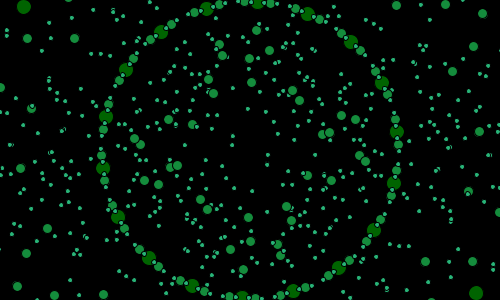
Frame 1 (no input)
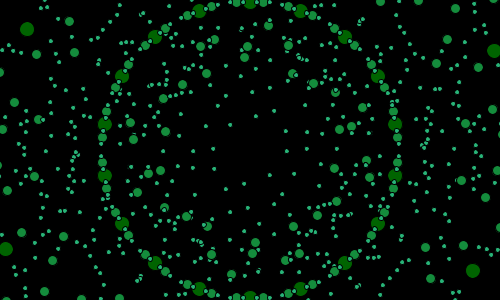
Frame 60 (the mouse pressed at the canvas centre just before this capture)
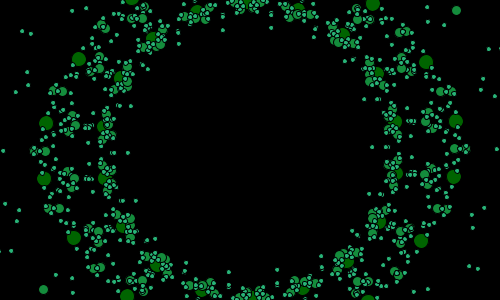
Frame 120 (the mouse held since frame 60 and released just before this capture)

The Processing sketch that drew these frames (run headless with seeded random() and noise(); from frame 60 on, the mouse is pressed at the canvas centre):

// Processing sketch: petridish
// ── petridish.pde

// Dec 2008
// http://www.abandonedart.org
// http://www.zenbullets.com
//
// This work is licensed under a Creative Commons 3.0 License.
// (Attribution - NonCommerical - ShareAlike)
// http://creativecommons.org/licenses/by-nc-sa/3.0/
// 
// This basically means, you are free to use it as long as you:
// 1. give http://www.zenbullets.com a credit
// 2. don't use it for commercial gain
// 3. share anything you create with it in the same way I have
//
// These conditions can be waived if you want to do something groovy with it 
// though, so feel free to email me via http://www.zenbullets.com


//================================= global vars

int _maxlevels = 3;
float _strutFactor;  
float _noiseoff = 0.0;     
Branch[] _branchArr = {};   // stores branches, so drawing can be separated
HPoint[] _pointArr = {};    // initial points

int offset = 0;
int sqlen = 100;

float midx, midy;
int topx, topy;

int numsides = 18;
  
//================================= init

void setup() {
  size(500, 300);
  smooth(); 
  frameRate(12);
  
  midx = width / 2;
  midy = height / 2;
  topx = int(midx-(sqlen/2));
  topy = int(midy-(sqlen/2));
  
  restart();
}

void restart() {
  _noiseoff = random(1);
   rotateStartPoints();
  clearBackground();
  createTree();
}


void addPoint(float x, float y) {
    HPoint hp = new HPoint(x, y);
    _pointArr = (HPoint[])append(_pointArr, hp);
}

void clearBackground() {
  background(0);
}

void rotateStartPoints() {
  
  offset++;
  if (offset > (360/numsides)) { offset = 0; }
  
  _pointArr = (HPoint[])expand(_pointArr, 0);
  int radius = 150;
  for (float x = 0; x < 360; x+= (360/numsides)) {
      float rad = radians(x + offset);
      float x1 = midx + (radius * cos(rad));
      float y1 = midy + (radius * sin(rad));
      addPoint(x1, y1);
    }  
}

void createTree() {
   _noiseoff = _noiseoff + .01;
   _strutFactor = (noise(_noiseoff) * 4) - 2;
   rotateStartPoints();
   
   _branchArr = (Branch[])expand(_branchArr, 0);
   Branch root = new Branch(0, 1, _pointArr);
   for (int i = 0; i < _branchArr.length; i++) {
     Branch thisB = _branchArr[i];
     thisB.drawme();
   } 
   
}

//================================= frame loop

void draw() {
 clearBackground();
 createTree();
}

//================================= interaction

void mousePressed() { 
  restart();
}


//================================= objects



class HPoint {
  float x, y;
  HPoint(float ex, float why) {
    x = ex; y = why;
  }
}


class Branch {
  int level;
  int num;
  HPoint[] hpArr = {};    // points of the shape
  HPoint[] mpArr = {};    // midpoints of each side
  HPoint[] ppArr = {};    // end of each projected strut
  
  Branch (int lev, int n, HPoint[] arr) {
    level = lev;  num = n;
    hpArr = arr;
   //  trace(" init " + hpArr.length);
    init();
  }
  
  void init() {
    
   for (int i = 0; i < hpArr.length; i++) {
     int nexti = i+1;
     if (nexti == hpArr.length) { nexti = 0; }
     mpArr = (HPoint[])append(mpArr, calcMidPoint(hpArr[i], hpArr[nexti]));
   } 
   
   for (int j = 0; j < hpArr.length; j++) {
     
     int nextj = j+int(hpArr.length / 2)+1;
     
     if (nextj >= hpArr.length) { nextj -= hpArr.length; }
     ppArr = (HPoint[])append(ppArr, calcProjPoint(mpArr[j], hpArr[nextj]));
     
   } 
    _branchArr = (Branch[])append(_branchArr, this);
    
    if ((level+1) < _maxlevels) {
      Branch newbrCent = new Branch(level+1, 0, ppArr);
      
      for (int k = 0; k < hpArr.length; k++) {
       int nextk = k-1;
       if (nextk < 0) { nextk += hpArr.length; }
        HPoint[] npArr = {  ppArr[k], mpArr[k], hpArr[k], mpArr[nextk], ppArr[nextk] };
        Branch newbr = new Branch(level+1, k+1, npArr);
      }  
       
    }
    
  }
  
  
  void drawme() {
    fill((level * 20),(level * 40)+100,(level * 60));
    stroke(0);
   for (int i = 0; i < hpArr.length; i++) {
     int wid = (_maxlevels - level) * 5;
     ellipse(mpArr[i].x, mpArr[i].y, wid, wid);
     ellipse(ppArr[i].x, ppArr[i].y, wid, wid);
   } 
  }
  
  
  
  HPoint calcMidPoint(HPoint end1, HPoint end2) {
    float mx, my;
    if (end1.x > end2.x) {
      mx = end2.x + ((end1.x - end2.x)/2);
    } else {
      mx = end1.x + ((end2.x - end1.x)/2);
    }
    if (end1.y > end2.y) {
      my = end2.y + ((end1.y - end2.y)/2);
    } else {
      my = end1.y + ((end2.y - end1.y)/2);
    }
    return new HPoint(mx, my);
  }
  
  HPoint calcProjPoint(HPoint mp, HPoint op) {
    float px, py;
    
    float adj, opp, hyp;    // triangle, opp = xdiff, adj = ydiff
    if (op.x > mp.x) { 
      opp = op.x - mp.x;
    } else {
      opp = mp.x - op.x; 
    }
    if (op.y > mp.y) {
      adj = op.y - mp.y;
    } else {
      adj = mp.y - op.y;
    }
    float angle = atan(opp/adj);
    float xfactor = sin(angle) * _strutFactor;
    float yfactor = cos(angle) * _strutFactor;
    if (op.x > mp.x) { 
      px = mp.x + (opp * xfactor);
    } else {
      px = mp.x - (opp * xfactor); 
    }
    if (op.y > mp.y) {
      py = mp.y + (adj * yfactor);
    } else {
      py = mp.y - (adj * yfactor);
    }  
    return new HPoint(px, py); 
  }
  
  
}
